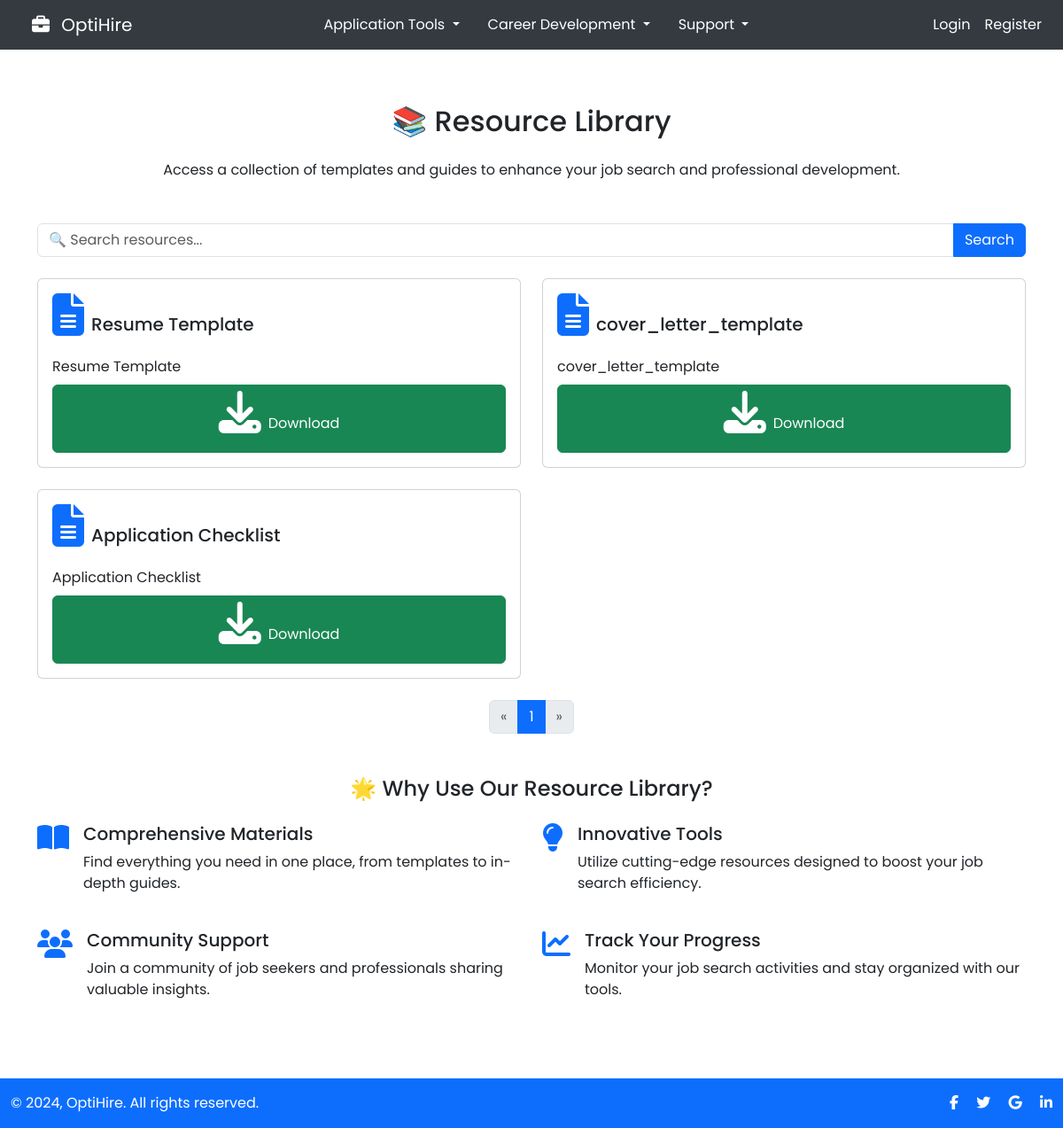
Screenshot of /resource-library/ with the database file from the repository.
### resource_library/models.py (models this page shows, shortened)
class Resource(models.Model):
    CATEGORY_CHOICES = [
        ('resume', 'Resume Templates'),
        ('cover_letter', 'Cover Letter Templates'),
        ('guide', 'Guides'),
    ]
    title = models.CharField(max_length=255)
    description = models.TextField()
    file = models.FileField(upload_to='resources/')
    category = models.CharField(max_length=50, choices=CATEGORY_CHOICES, default='guide')
    uploaded_at = models.DateTimeField(auto_now_add=True)

### resource_library/views.py (the view)
# urls.py: path('', views.resource_library_view, name='resource_library_view'),
def resource_library_view(request):
    query = request.GET.get('q')
    if query:
        resources_list = Resource.objects.filter(title__icontains=query)
    else:
        resources_list = Resource.objects.all()
    paginator = Paginator(resources_list, 10)
    page_number = request.GET.get('page')
    resources = paginator.get_page(page_number)
    return render(request, 'resource_library/resource_library.html', {'resources': resources})

### resource_library/templates/resource_library/resource_library.html (shortened to what this page needs)
<!DOCTYPE html>
<html lang="en">
<head>
    {% load static %}
    <link rel="stylesheet" href="{% static 'css/bootstrap.min.css' %}">
    <link rel="stylesheet" href="{% static 'css/styles.css' %}">
    <link href="https://cdnjs.cloudflare.com/ajax/libs/font-awesome/6.7.1/css/all.min.css" rel="stylesheet">
</head>
<body>
    {% include 'navbar.html' %}
    <div class="content container my-5">
        <h2 class="mb-4 text-center">📚 Resource Library</h2>
        <p class="text-center mb-5">
            Access a collection of templates and guides to enhance your job search and professional development.
        </p>
        <form method="get" class="mb-4 position-relative">
            <span class="search-icon"></span>
            <div class="input-group">
                <input type="text" name="q" class="form-control search-input" placeholder="🔍 Search resources..." value="{{ request.GET.q }}">
                <button type="submit" class="btn btn-primary">Search</button>
            </div>
        </form>
        <div class="row">
            {% for resource in resources %}
            <div class="col-md-6 mb-4">
                <div class="card h-100 resource-card">
                    <div class="card-body d-flex flex-column">
                        <h5 class="card-title"><i class="fas fa-file-alt me-2 text-primary"></i>{{ resource.title }}</h5>
                        <p class="card-text flex-grow-1">{{ resource.description }}</p>
                        <a href="{{ resource.file.url }}" class="btn btn-success mt-auto" download>
                            <i class="fas fa-download me-2"></i>Download
                        </a>
                    </div>
                </div>
            </div>
            {% empty %}
            <div class="col-12">
                <p class="text-center">No resources available at the moment. Stay tuned!</p>
            </div>
            {% endfor %}
        </div>
        <nav aria-label="Page navigation">
            <ul class="pagination justify-content-center">
                {% if resources.has_previous %}
                <li class="page-item">
                    <a class="page-link" href="?page={{ resources.previous_page_number }}{% if request.GET.q %}&q={{ request.GET.q }}{% endif %}" aria-label="Previous">
                        <span aria-hidden="true">&laquo;</span>
                    </a>
                </li>
                {% else %}
                <li class="page-item disabled">
                    <span class="page-link">&laquo;</span>
                </li>
                {% endif %}
                {% for num in resources.paginator.page_range %}
                    {% if resources.number == num %}
                        <li class="page-item active"><span class="page-link">{{ num }}</span></li>
                    {% elif num > resources.number|add:'-3' and num < resources.number|add:'3' %}
                        <li class="page-item"><a class="page-link" href="?page={{ num }}{% if request.GET.q %}&q={{ request.GET.q }}{% endif %}">{{ num }}</a></li>
                    {% endif %}
                {% endfor %}
                {% if resources.has_next %}
                <li class="page-item">
                    <a class="page-link" href="?page={{ resources.next_page_number }}{% if request.GET.q %}&q={{ request.GET.q }}{% endif %}" aria-label="Next">
                        <span aria-hidden="true">&raquo;</span>
                    </a>
                </li>
                {% else %}
                <li class="page-item disabled">
                    <span class="page-link">&raquo;</span>
                </li>
                {% endif %}
            </ul>
        </nav>
        <div class="mt-5">
            <h4 class="text-center mb-4">🌟 Why Use Our Resource Library?</h4>
            <div class="row">
                <div class="col-md-6 mb-4">
                    <div class="d-flex">
                        <div class="me-3">
                            <i class="fas fa-book-open fa-2x text-primary"></i>
                        </div>
                        <div>
                            <h5>Comprehensive Materials</h5>
                            <p>Find everything you need in one place, from templates to in-depth guides.</p>
                        </div>
                    </div>
                </div>
                <div class="col-md-6 mb-4">
                    <div class="d-flex">
                        <div class="me-3">
                            <i class="fas fa-lightbulb fa-2x text-primary"></i>
                        </div>
                        <div>
                            <h5>Innovative Tools</h5>
                            <p>Utilize cutting-edge resources designed to boost your job search efficiency.</p>
                        </div>
                    </div>
                </div>
                <div class="col-md-6 mb-4">
                    <div class="d-flex">
                        <div class="me-3">
                            <i class="fa fa-users fa-2x text-primary"></i>
                        </div>
                        <div>
                            <h5>Community Support</h5>
                            <p>Join a community of job seekers and professionals sharing valuable insights.</p>
                        </div>
                    </div>
                </div>
                <div class="col-md-6 mb-4">
                    <div class="d-flex">
                        <div class="me-3">
                            <i class="fa fa-chart-line fa-2x text-primary"></i>
                        </div>
                        <div>
                            <h5>Track Your Progress</h5>
                            <p>Monitor your job search activities and stay organized with our tools.</p>
                        </div>
                    </div>
                </div>
            </div>
        </div>
    </div>
    {% include 'footer.html' %}
</body>
</html>

### static/css/styles.css (style rules this page uses)
body { font-family: 'Poppins', sans-serif; padding-top: 70px; }
a { text-decoration: none; }
.card-body p { margin-bottom: 0.5rem; }
.card i { font-size: 3rem; margin-bottom: 15px; }

### resource_library/templates/resource_library/resource_library.html (style rules this page uses)
body { font-family: 'Poppins', sans-serif; margin: 0; display: flex; flex-direction: column; min-height: 100vh; }
.content { flex: 1 0 auto; }
.pagination .page-link { color: #0d6efd; }
.pagination .page-item.active .page-link { background-color: #0d6efd; border-color: #0d6efd; color: #fff; }
.search-icon { position: absolute; top: 50%; left: 15px; transform: translateY(-50%); color: #6c757d; }
.search-input { padding-left: 40px; }

### templates/navbar.html (style rules this page uses)
body { margin-top: 0; }

### rows the page displays
Resource: title "Resume Template", description "Resume Template"
Resource: title "cover_letter_template", description "cover_letter_template"
Resource: title "Application Checklist", description "Application Checklist"

### other values shown
{{ num }} "1"
